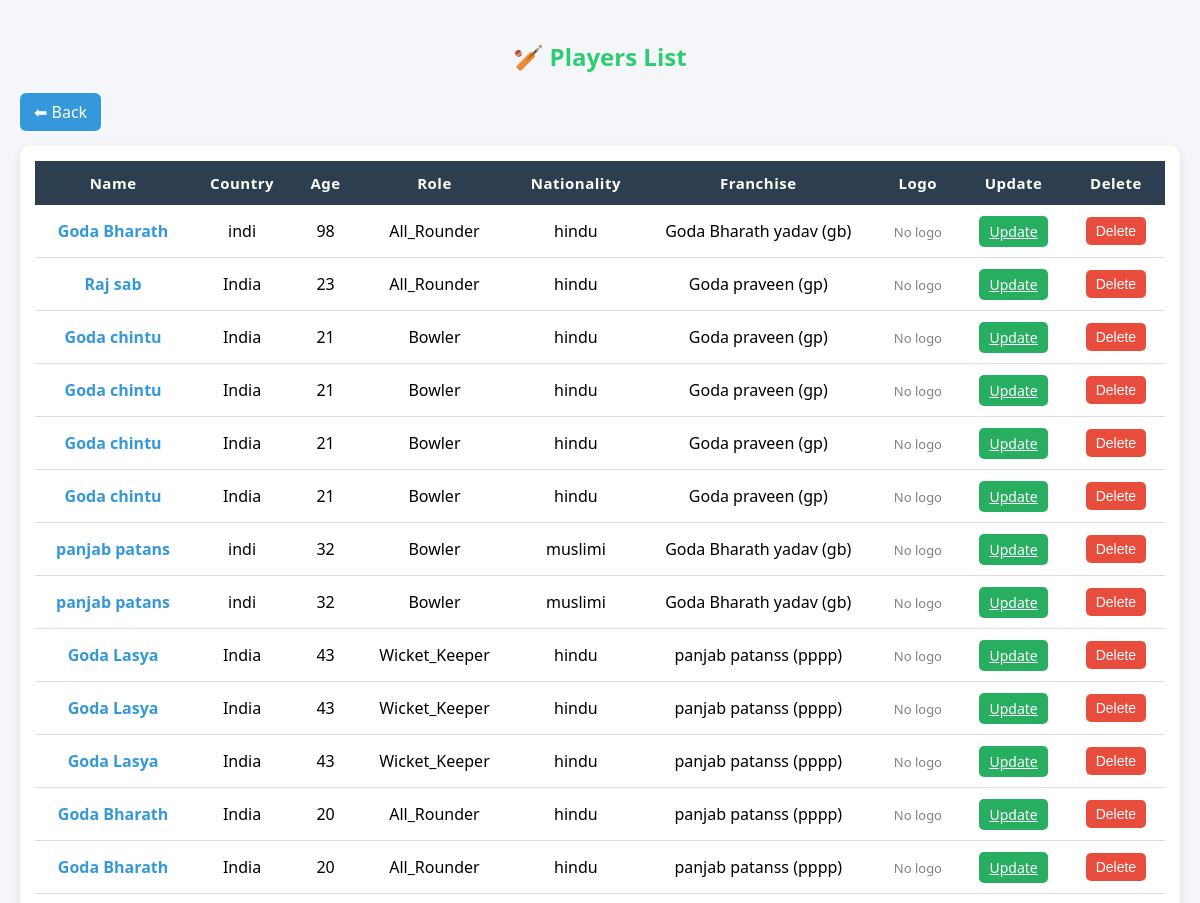
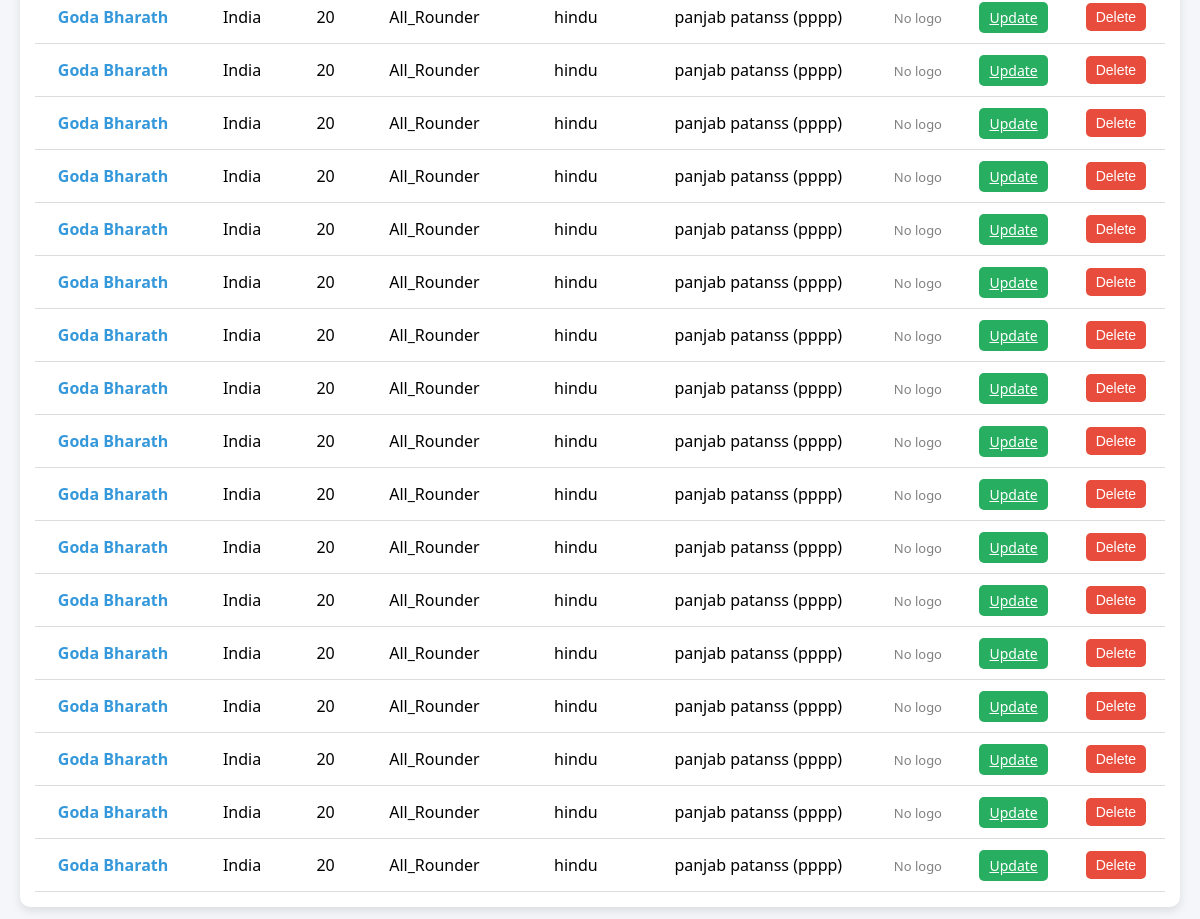
The page /zepto/playerslist/ on the database as committed earlier (2 pictures, top to bottom).
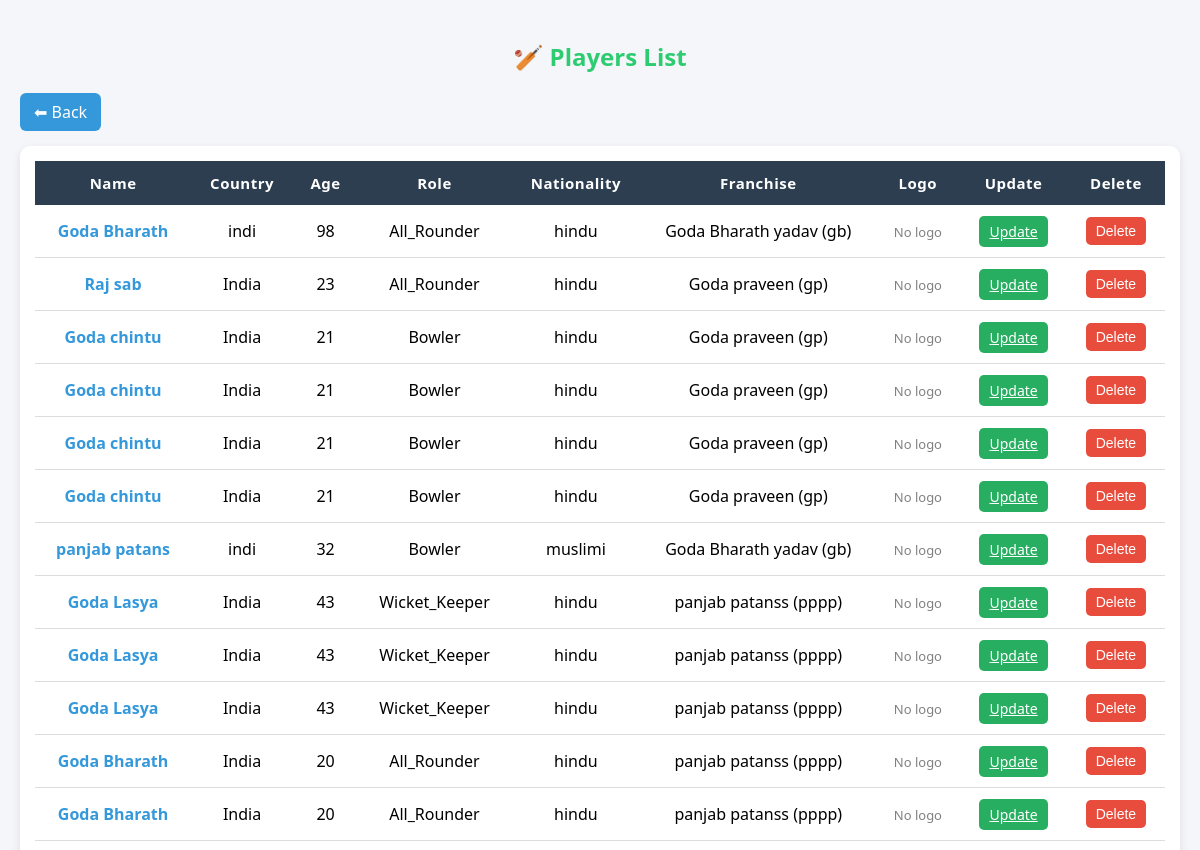
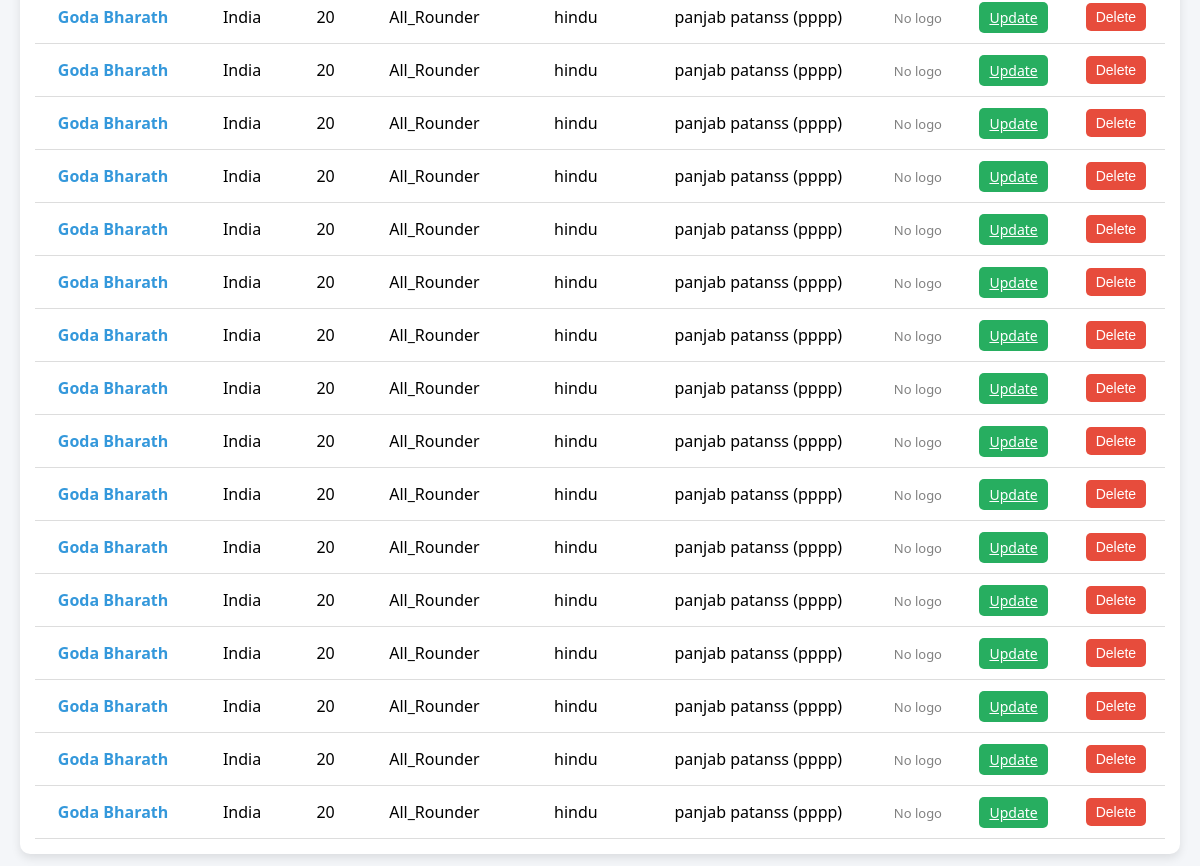
The same page on the database as committed later (2 pictures, top to bottom).
### zepto/models.py (models this page shows, shortened)
class players(models.Model):
    ROLE_CHOICES = [
        ("Batsman", "Batsman"),
        ("Bowler", "Bowler"),
        ("All_Rounder", "All_Rounder"),
        ("Wicket_Keeper", "Wicket Keeper"),
    ]
    name = models.CharField(max_length=100)
    country = models.CharField(max_length=100)
    age = models.PositiveIntegerField()
    role = models.CharField(max_length=40, choices=ROLE_CHOICES)
    nationality = models.CharField(max_length=60)
    franchise = models.ForeignKey(franchise, on_delete=models.CASCADE)

class franchise(models.Model):
    name = models.CharField(max_length=100)
    short_name = models.CharField(max_length=40)
    founded_year = models.IntegerField()
    logo_url = models.ImageField(upload_to="franchise_logos/", blank=True, null=True)
    city = models.CharField(max_length=80)
    state = models.CharField(max_length=80)
    country = models.CharField(max_length=80)
    class Meta:
        db_table = "franchise"
    def __str__(self):
        return f"{self.name} ({self.short_name})"

### zepto/views.py (the view)
# urls.py: path("playerslist/",views.player_list, name="players_lists"),
def player_list(request):
    playerss = players.objects.all()
    return render (request,"players_list.html",{"players":playerss})

### zepto/templates/players_list.html (shortened to what this page needs)
<!DOCTYPE html>
<html lang="en">
<head>
</head>
<body>
<h2>🏏 Players List</h2>
<a href="{% url 'franchise_lists' %}" class="back-link">⬅ Back</a>
<div class="table-container">
<table>
    <thead>
        <tr>
            <th>Name</th>
            <th>Country</th>
            <th>Age</th>
            <th>Role</th>
            <th>Nationality</th>
            <th>Franchise</th>
            <th>Logo</th>
            <th>Update</th>
            <th>Delete</th>
        </tr>
    </thead>
    <tbody>
        {% for k in players %}
        <tr>
            <td>
                <a href="{% url 'franchise_data' k.id %}" class="player-link">
                    {{ k.name }}
                </a>
            </td>
            <td>{{ k.country }}</td>
            <td>{{ k.age }}</td>
            <td>{{ k.role }}</td>
            <td>{{ k.nationality }}</td>
            <td>{{ k.franchise }}</td>
            <td>
                {% if k.logo_url %}
                    <img src="{{ k.logo_url.url }}" alt="logo" height="45">
                {% else %}
                    <span class="no-logo">No logo</span>
                {% endif %}
            </td>
            <td>
                <a href="{% url 'update_players' k.id %}" class="btn btn-update">
                    Update
                </a>
            </td>
            <td>
                <form method="POST" action="{% url 'delete_players' k.id %}">
                    <button type="submit" class="btn btn-delete"
                        onclick="return confirm('⚠️ Are you sure you want to delete this player?')">
                        Delete
                    </button>
                </form>
            </td>
        </tr>
        {% endfor %}
    </tbody>
</table>
</div>
</body>
</html>

### zepto/templates/players_list.html (style rules this page uses)
body { font-family: 'Segoe UI', Tahoma, Geneva, Verdana, sans-serif; background: #f4f6f9; margin: 0; padding: 20px; }
h2 { text-align: center; color: #2ecc71; margin-bottom: 20px; }
.back-link { display: inline-block; margin-bottom: 15px; text-decoration: none; color: white; background: #3498db; padding: 8px 14px; border-radius: 6px; transition: 0.3s; }
.table-container { overflow-x: auto; background: white; border-radius: 10px; padding: 15px; box-shadow: 0 4px 10px rgba(0,0,0,0.1); }
table { width: 100%; border-collapse: collapse; }
thead { background: #2c3e50; color: white; }
th, td { padding: 12px 15px; text-align: center; }
th { font-size: 15px; letter-spacing: 0.5px; }
tbody tr { border-bottom: 1px solid #ddd; transition: 0.2s; }
.btn { padding: 6px 10px; border: none; border-radius: 5px; cursor: pointer; font-size: 14px; transition: 0.3s; }
.btn-update { background: #27ae60; color: white; }
.btn-delete { background: #e74c3c; color: white; }
.player-link { text-decoration: none; color: #3498db; font-weight: bold; }
.no-logo { color: gray; font-size: 13px; }

Rows that differ between the two databases and show on the page:
removed players: name "panjab patans", country "indi", age "32", role "Bowler", nationality "muslimi", franchise "Goda Bharath yadav (gb)"
removed players: name "Goda Bharath", country "India", age "20", role "All_Rounder", nationality "hindu", franchise "panjab patanss (pppp)"
